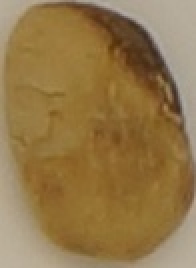
#> input picture Images/Cropped/Defective_Beans/DSC01648_0001.jpg, 98 x 134 px, given as the content of the folder Pu-Tai-Coffee-Machine-Learning/Images/Raw/Defective, which was not available (shown 2 times larger)
$ jupyter execute --allow-errors From_Original_to_Crop_Colab.ipynb   (text cells are left out)
#> lines starting #> are read from the running program, lines starting #| are printed output that depends on the picture; after the words box and inside, x2 and y2 are one past the last pixel; in counts of white or black regions, pixels touching at a corner belong together; pictures that were not available may be replaced by others from this repository, and a replacement may not be noted
#> further down, img is the input picture: shape (134, 98, 3); mean B, G, R 73.3, 119.2, 147.4
#> `gray   = img[:,:,0]`:
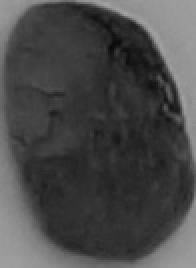
#> gray: shape (134, 98) (shown 2 times larger); min 7, max 165, mean 73.3
#> `_, binary = cv2.threshold(blurred, 0, 255, cv2.THRESH_BINARY_INV + cv2..`:
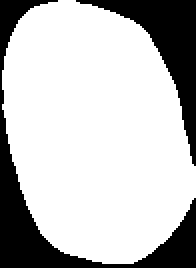
#> binary: shape (134, 98) (shown 2 times larger); 75.3% white; 2 black regions, box (x1, y1, x2, y2) and area: (0, 0, 98, 134) 1943, (38, 0, 98, 83) 1303
#> `binary = cv2.morphologyEx(binary, cv2.MORPH_CLOSE, kernel)`:
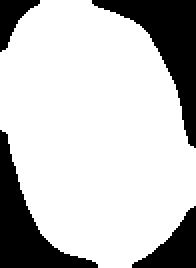
#> binary: shape (134, 98) (shown 2 times larger); 76.6% white; 4 black regions
#> `contours, _ = cv2.findContours(binary, cv2.RETR_EXTERNAL, cv2.CHAIN_AP..`: contours = 1 contour; box (x1, y1, x2, y2) and area: (0, 0, 98, 134) 9889
[cell 1]
# 從 GitHub 下載課程資料（圖片）到 Colab
# 如果你重複執行這一格出現「already exists」，是正常的，代表已經載過了

print('✅ 圖片準備完成！')

[cell 2]
# Colab 預設沒有中文字型，先安裝（第一次跑約 10-20 秒）
import matplotlib
import matplotlib.pyplot as plt
from matplotlib import font_manager

# 找系統上有的中文字型
def find_cjk_fonts():
    return [f.name for f in font_manager.fontManager.ttflist
            if any(kw in f.name for kw in ['Noto', 'CJK', 'Heiti', 'PingFang', 'WenQuanYi'])]

fonts = find_cjk_fonts()

# 如果找不到（Colab 通常找不到），就安裝 Noto CJK 再重新偵測
if not fonts:
    print('沒有中文字型，正在安裝...')
    import subprocess
    subprocess.run(['apt-get', '-qq', 'install', '-y', 'fonts-noto-cjk'], check=False)
    # 讓 matplotlib 重新掃描字型
    font_manager.fontManager.__init__()
    fonts = find_cjk_fonts()

print('可用中文字型：', fonts)

# 挑第一個用
if fonts:
    matplotlib.rc('font', family=fonts[0])
    matplotlib.rcParams['axes.unicode_minus'] = False  # 讓負號正常顯示
    print('✅ 中文字型設定完成')
else:
    print('⚠️ 還是找不到中文字型，圖上的中文可能會變方框，但不影響程式執行')

[cell 3]
import cv2
import numpy as np
import matplotlib.pyplot as plt
from pathlib import Path

[cell 4]
# 課程圖片的位置（從 GitHub 下載下來的資料夾）
# 結構：Images/Raw/Normal（好豆）、Images/Raw/Defective（壞豆）
BASE = Path("Pu-Tai-Coffee-Machine-Learning/Images")

[cell 5]
# 要看好豆就留好豆的那一句，要看壞豆就留壞豆的那一句
#TYPE = "G" # Good: Normal
TYPE = "B" # Bad: Defective

# --- 自動路徑設定，不需要動下面 -----------
if TYPE == "G":
    SRC_DIR = BASE / "Raw" / "Normal"
    img_paths = sorted(SRC_DIR.glob("*.jpg")) + sorted(SRC_DIR.glob("*.png")) + sorted(SRC_DIR.glob("*.JPG"))
    print(f"現在看的是「好豆」in {str(SRC_DIR)}")

elif TYPE == "B":
    SRC_DIR = BASE / "Raw" / "Defective"
    img_paths = sorted(SRC_DIR.glob("*.jpg")) + sorted(SRC_DIR.glob("*.png")) + sorted(SRC_DIR.glob("*.JPG"))
    print(f"現在看的是「壞豆」in {str(SRC_DIR)}")
else:
    print("打錯字了！")
    del SRC_DIR, img_paths

[cell 6]
# 就先看第n張
n = 2
#> (the rest of this cell did not finish here and is left out)

#> (a cell that did not finish here is left out)

#> (a cell that did not finish here is left out)

[cell 9]
kernel = cv2.getStructuringElement(cv2.MORPH_ELLIPSE, (7, 7)) # 刷子型狀是cv2.MORPH_ELLIPSE(橢圓形)，大小 7*7 pixel

# 閉運算：先膨脹（dilate）再侵蝕（erode）
# 膨脹：把豆子可能的缺塊補起來
# 侵蝕：削掉邊緣
# 為什麼要做這件事：請看對話記錄
#> (the rest of this cell did not finish here and is left out)

[cell 10]
PADDING = 0
# img.shape 回傳 (高度, 寬度, 色彩通道數)，[:2] 只取前兩個，所以 h_img 是圖片高度、w_img 是寬度。之後裁切時用來確保不會超出圖片邊界。
#> (the rest of this cell did not finish here and is left out)

[cell 11]
# ── 路徑設定 ──────────────────────────────────────────────
# 切出來的豆子會存到 Colab 的 Output 資料夾（不會動到原本的圖）
OUTPUT = Path("Output")

if TYPE == "G":
    postfix = "Normal"
    SRC_DIR  = BASE   / "Raw" / postfix
    DST_DIR  = OUTPUT / "Crop_Images" / postfix
    MASK_DIR = OUTPUT / "Crop_Images" / (postfix + "_Mask")
    img_paths = sorted(SRC_DIR.glob("*.jpg")) + sorted(SRC_DIR.glob("*.png")) + sorted(SRC_DIR.glob("*.JPG"))
    print(f"現在切的是「好豆」in {str(SRC_DIR)}")

elif TYPE == "B":
    postfix = "Defective"
    SRC_DIR  = BASE   / "Raw" / postfix
    DST_DIR  = OUTPUT / "Crop_Images" / postfix
    MASK_DIR = OUTPUT / "Crop_Images" / (postfix + "_Mask")
    img_paths = sorted(SRC_DIR.glob("*.jpg")) + sorted(SRC_DIR.glob("*.png")) + sorted(SRC_DIR.glob("*.JPG"))
    print(f"現在切的是「壞豆」in {str(SRC_DIR)}")
else:
    print("打錯字了！")
    del postfix, SRC_DIR, DST_DIR, MASK_DIR, img_paths

DST_DIR.mkdir(parents=True, exist_ok=True)
MASK_DIR.mkdir(parents=True, exist_ok=True)

#> (a cell that did not finish here is left out)

$ run again, on Images/Cropped/Defective_Beans_Mask/DSC01648_0017.jpg
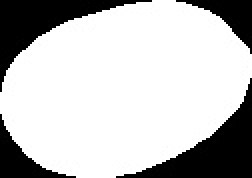
#> input picture Images/Cropped/Defective_Beans_Mask/DSC01648_0017.jpg, 126 x 89 px, given as the content of the folder Pu-Tai-Coffee-Machine-Learning/Images/Raw/Defective, which was not available (shown 2 times larger)
#> img is the input picture: shape (89, 126, 3); min 0, max 255, mean 191.6
#> `blurred = cv2.GaussianBlur(gray, (5, 5), 0)`:
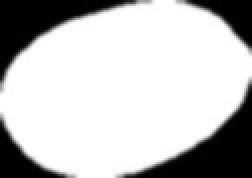
#> blurred: shape (89, 126) (shown 2 times larger); min 0, max 255, mean 191.9
#> `_, binary = cv2.threshold(blurred, 0, 255, cv2.THRESH_BINARY_INV + cv2..`:
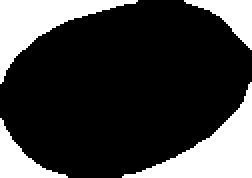
#> binary: shape (89, 126) (shown 2 times larger); 24.6% white; 4 white regions, box (x1, y1, x2, y2) and area: (61, 41, 126, 89) 1083, (0, 0, 69, 42) 952, (0, 59, 34, 89) 371, (92, 0, 126, 25) 353
#> contours = 4 contours; box (x1, y1, x2, y2) and area: (61, 41, 126, 89) 992, (0, 0, 69, 42) 860, (0, 59, 34, 89) 320, (92, 0, 126, 25) 308

$ run again, on Images/Cropped/Normal_Beans/DSC01643_0002.jpg
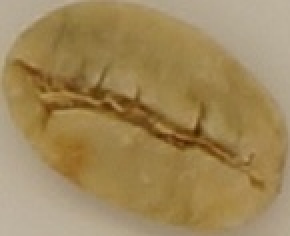
#> input picture Images/Cropped/Normal_Beans/DSC01643_0002.jpg, 145 x 118 px, given as the content of the folder Pu-Tai-Coffee-Machine-Learning/Images/Raw/Defective, which was not available (shown 2 times larger)
#> img is the input picture: shape (118, 145, 3); mean B, G, R 90, 135.4, 159.6
#> `gray   = img[:,:,0]`:
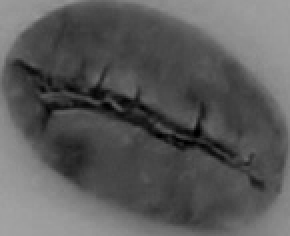
#> gray: shape (118, 145) (shown 2 times larger); min 0, max 163, mean 90
#> `binary = cv2.morphologyEx(binary, cv2.MORPH_CLOSE, kernel)`:
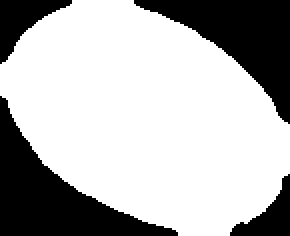
#> binary: shape (118, 145) (shown 2 times larger); 70.4% white; 4 black regions
#> contours = 1 contour; box (x1, y1, x2, y2) and area: (0, 0, 145, 118) 11854
